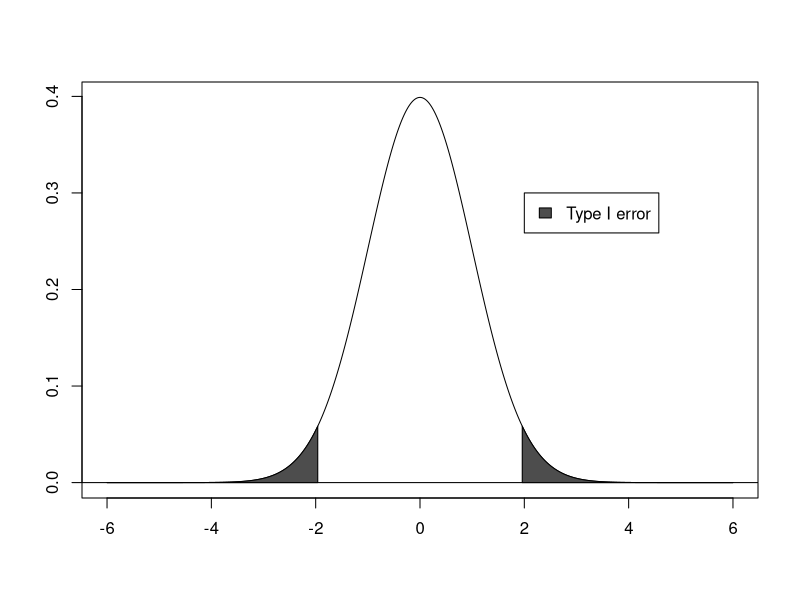
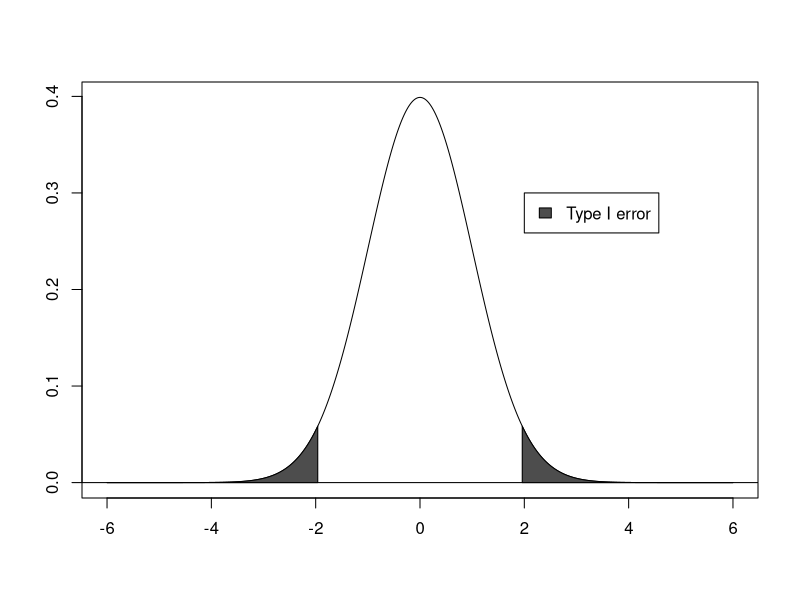
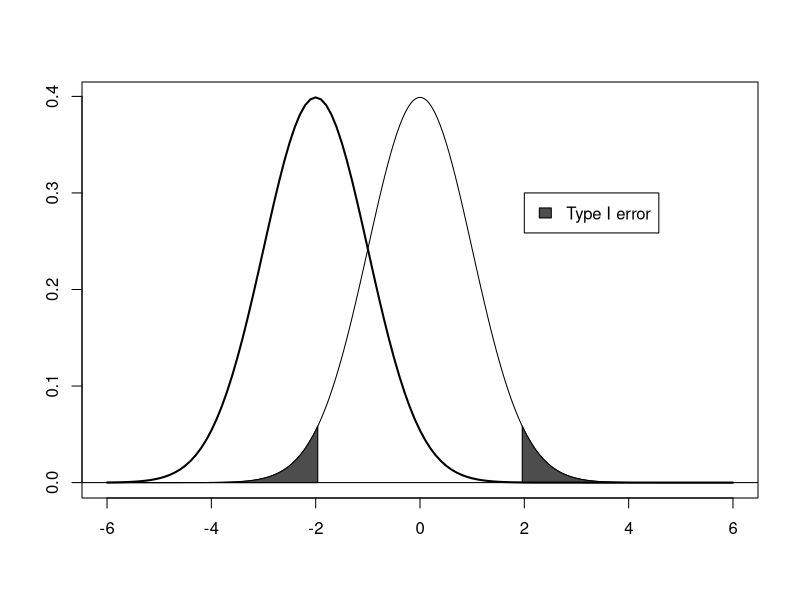
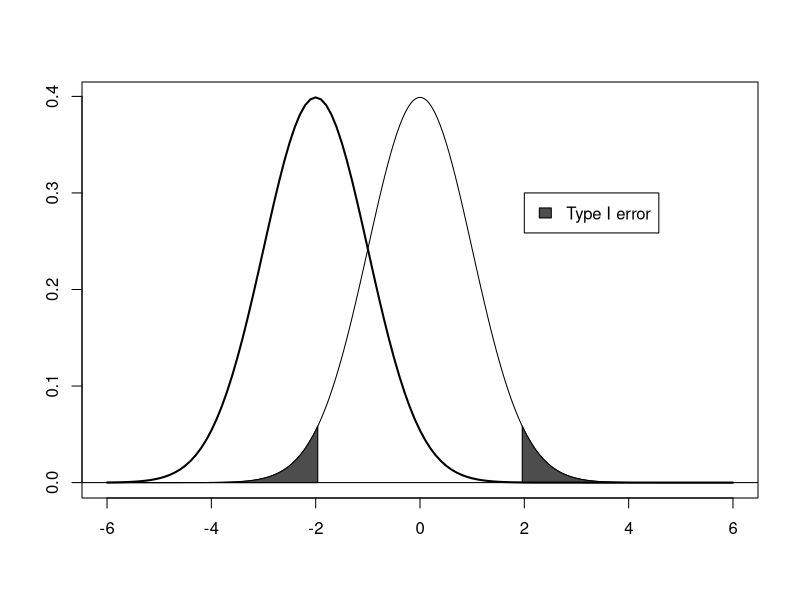
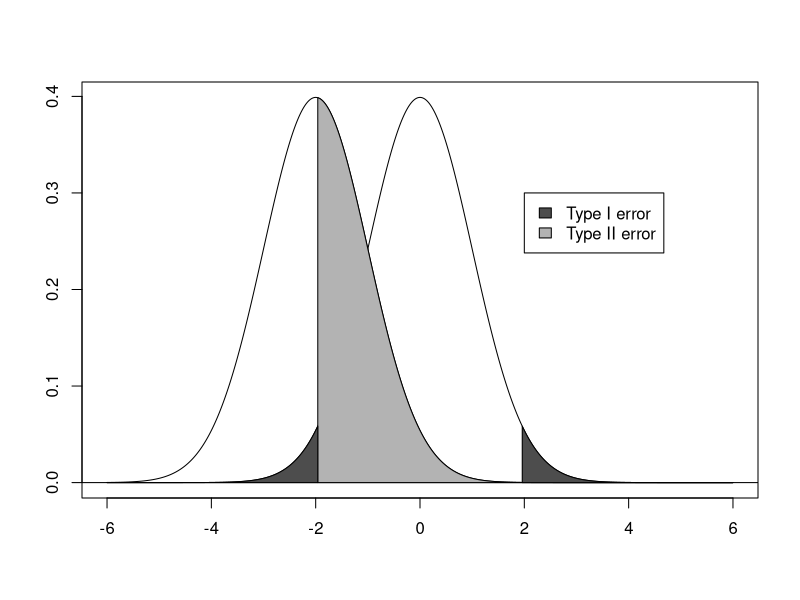
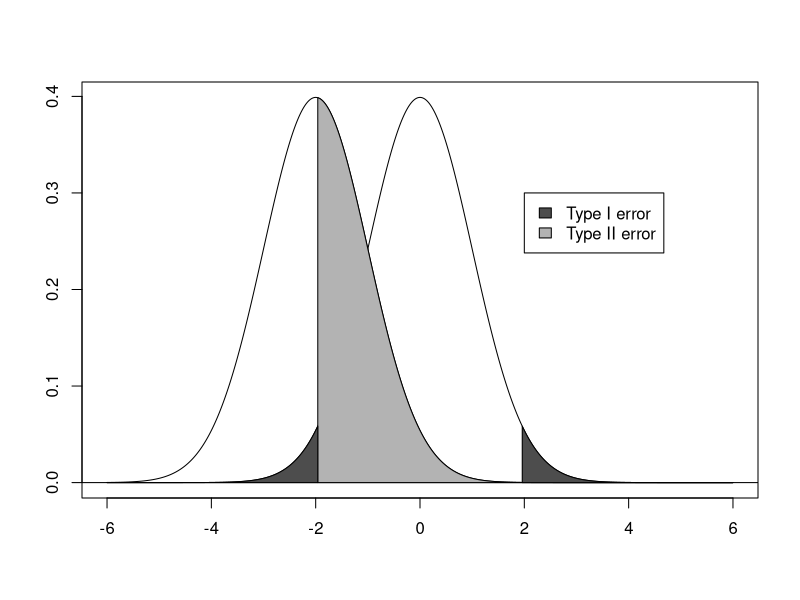
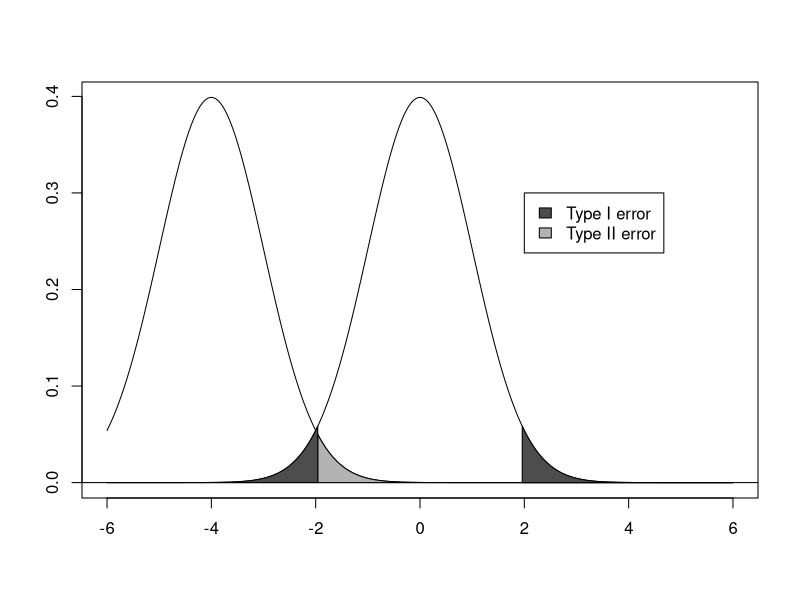
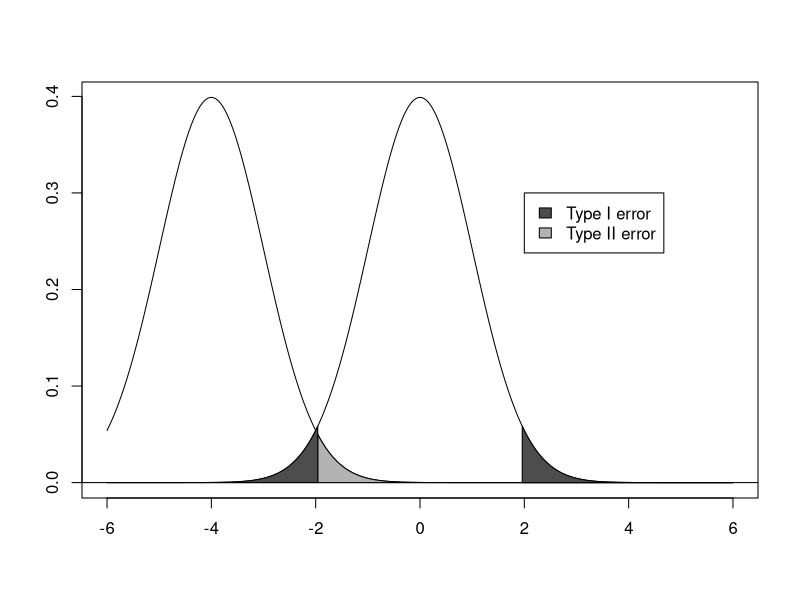

Write R code to recreate these figures, in order.
### R code from vignette source 'lecture3.Rnw'

###################################################
### code chunk number 1: lecture3.Rnw:98-127
###################################################
## function for plotting type 1 error.
plot.type1.error<-function(x,
                           x.min,
                           x.max,
                           qnts,
                           mean,
                           sd,
                           gray.level,main,show.legend=TRUE){

        plot(x,dnorm(x,mean,sd), 
                     type = "l",xlab="",ylab="",main=main)
        abline(h = 0)

## left side    
    x1 = seq(x.min, qnorm(qnts[1]), qnts[1]/5)
    y1 = dnorm(x1, mean, sd)

    polygon(c(x1, rev(x1)), 
            c(rep(0, length(x1)), rev(y1)), 
            col = gray.level)

## right side            
    x1 = seq(qnorm(qnts[2]), x.max, qnts[1]/5)
    y1 = dnorm(x1, mean, sd)
    polygon(c(x1, rev(x1)), 
            c(rep(0, length(x1)), rev(y1)), 
            col = gray.level)
if(show.legend==TRUE){legend(2,0.3, legend="Type I error",fill=gray.level,cex=1)}
	}


###################################################
### code chunk number 2: lecture3.Rnw:135-173
###################################################
plot.type1type2.error<-function(x,
                           x.min,
                           x.max,
                           qnts,
                           mean.null,
                           mean.true,
                           sd,
                           gray1,
                           gray2,main,show.legend=TRUE){
    	## the reality:
    	plot(x, dnorm(x,mean.true,sd), type = "l",ylab="",xlab="",main=main)
    	## null hypothesis distribution:
      lines(x,dnorm(x,mean.null,sd),col="black") 
      abline(h = 0)
    
    ## plot Type II error region: 
 
    	x1 = seq(qnorm(qnts[1]), x.max, qnts[1]/5)
        y1 = dnorm(x1, mean.true, sd) 
 
      polygon(c(x1, rev(x1)), 
              c(rep(0, length(x1)), 
              rev(y1)), col = gray2)

    ## plot Type I error region assuming alpha 0.05:

    x1 = seq(x.min, qnorm(qnts[1]), qnts[1]/5)
    y1 = dnorm(x1, mean.null, sd)
    polygon(c(x1, rev(x1)), c(rep(0, length(x1)), rev(y1)), col = gray1)

    x1 = seq(qnorm(qnts[2]), x.max, qnts[1]/5)
    y1 = dnorm(x1, mean.null, sd) ## changed
    polygon(c(x1, rev(x1)), c(rep(0, length(x1)), rev(y1)), col = gray1)

if(show.legend==TRUE){
    legend(2,0.3, legend=c("Type I error","Type II error"),
    fill=c(gray1,gray2),cex=1)}
}   


###################################################
### code chunk number 3: lecture3.Rnw:179-215
###################################################

shadenormal2<- 
function (plot.only.type1=TRUE,
          alpha=0.05,
          gray1=gray(0.3), ## type I shading
          gray2=gray(0.7), ## type II shading
          x.min=-6,
          x.max=abs(x.min),
          x = seq(x.min, x.max, 0.01),
          mean.null=0,
          mean.true=-2,
          sd=1,main="",show.legend=TRUE) 
{

    qnt.lower<-alpha/2
    qnt.upper<-1-qnt.lower
    qnts<-c(qnt.lower,qnt.upper)
 
    if(plot.only.type1==TRUE){

     plot.type1.error(x,x.min,x.max,qnts,mean.null,sd,
     gray1,main,show.legend)     

    } else { ## plot type I and type II error regions
      
   plot.type1type2.error(x,
                         x.min,
                         x.max,
                         qnts,
                         mean.null,
                         mean.true,
                         sd,
                         gray1,
                         gray2,main,show.legend)     
     }
}


###################################################
### code chunk number 4: nullhyprejectionregion
###################################################
shadenormal2(plot.only.type1=TRUE)


###################################################
### code chunk number 5: lecture3.Rnw:224-225
###################################################
shadenormal2(plot.only.type1=TRUE)


###################################################
### code chunk number 6: nullvstrue
###################################################
shadenormal2(plot.only.type1=TRUE)
xvals <- seq(-6,6,.1)
lines(xvals,dnorm(xvals,mean=-2,sd=1),lwd=2)


###################################################
### code chunk number 7: lecture3.Rnw:252-253
###################################################
shadenormal2(plot.only.type1=TRUE)
xvals <- seq(-6,6,.1)
lines(xvals,dnorm(xvals,mean=-2,sd=1),lwd=2)


###################################################
### code chunk number 8: nullvstrue2
###################################################
shadenormal2(plot.only.type1=FALSE)


###################################################
### code chunk number 9: lecture3.Rnw:274-275
###################################################
shadenormal2(plot.only.type1=FALSE)


###################################################
### code chunk number 10: nullvstrue3
###################################################
shadenormal2(plot.only.type1=FALSE,mean.true=-4)


###################################################
### code chunk number 11: lecture3.Rnw:295-296
###################################################
shadenormal2(plot.only.type1=FALSE,mean.true=-4)


###################################################
### code chunk number 12: nullvstrue4
###################################################
shadenormal2(plot.only.type1=FALSE,alpha=0.01,main="alpha=.01")


###################################################
### code chunk number 13: lecture3.Rnw:313-314
###################################################
shadenormal2(plot.only.type1=FALSE,alpha=0.01,main="alpha=.01")


###################################################
### code chunk number 14: nullvstrue5
###################################################
## simulating larger sample size by decreasing SD to 0.75 from 1:
shadenormal2(plot.only.type1=FALSE,sd=0.75,main="Larger sample size")


###################################################
### code chunk number 15: lecture3.Rnw:331-332
###################################################
## simulating larger sample size by decreasing SD to 0.75 from 1:
shadenormal2(plot.only.type1=FALSE,sd=0.75,main="Larger sample size")


###################################################
### code chunk number 16: lecture3.Rnw:425-430
###################################################
power.t.test(n = NULL, delta = 100, sd = 100, sig.level = 0.05,
             power = 0.80,
             type = c("paired"),
             alternative = c("two.sided"),
             strict = FALSE)


###################################################
### code chunk number 17: lecture3.Rnw:439-441
###################################################
qnorm(0.025,mean=93,sd=5/sqrt(20))
qnorm(0.975,mean=93,sd=5/sqrt(20))


###################################################
### code chunk number 18: lecture3.Rnw:447-471
###################################################
sd<-5
n<-20
power.fn<-function(mu){
## lower and upper bounds of rejection regions
## defined by null hypothesis mean:
lower<-qnorm(0.025,mean=93,sd=5/sqrt(20))
upper<-qnorm(0.975,mean=93,sd=5/sqrt(20))

## lower rejection region:
z.l<-(lower-mu)/(sd/sqrt(n))	
## upper rejection region for given true mu:	
z.u<-(upper-mu)/(sd/sqrt(n))
## return rejection probability:
    return(pnorm(z.u,lower.tail=F)+
          pnorm(z.l,lower.tail=T))}

## a range of true values:	
alt<-seq(86,100,by=0.1)
pow<-power.fn(alt)
plot(alt,pow,type="l",
xlab="Specific parameters 
     for alternative hypothesis",
     ylab="Power",main="Power function 
     for H0: mu=93")


###################################################
### code chunk number 19: lecture3.Rnw:580-581
###################################################
pnorm(-1.96-sqrt(10))


###################################################
### code chunk number 20: lecture3.Rnw:598-599
###################################################
pnorm(1.96-sqrt(18))


###################################################
### code chunk number 21: lecture3.Rnw:610-626
###################################################
##Standard:
pvals<-NULL
tstat_standard<-NULL
n<-10
nsim<-1000
## assume a standard dev of 1:
stddev<-1
mn<-0
for(i in 1:nsim){
  samp<-rnorm(n,mean=mn,sd=stddev)
  pvals[i]<-t.test(samp)$p.value
  tstat_standard[i]<-t.test(samp)$statistic
}

## Type I error rate: about 5% as theory says:
table(pvals<0.05)[2]/nsim


###################################################
### code chunk number 22: lecture3.Rnw:631-659
###################################################
pvals<-NULL
tstat<-NULL
## how many subjects can I run?
upper_bound<-n*6

for(i in 1:nsim){
## at the outset we have no significant result:
  significant<-FALSE
## null hyp is going to be true,
## so any rejection is a mistake.
## take sample:
  x<-rnorm(n,mean=mn,sd=stddev)
while(!significant & length(x)<upper_bound){
  ## if not significant:
if(t.test(x)$p.value>0.05){
  ## get more data:
  x<-append(x,rnorm(n,mean=mn,sd=stddev))
  ## otherwise stop:
} else {significant<-TRUE}
}
## will be either significant or not:
pvals[i]<-t.test(x)$p.value
tstat[i]<-t.test(x)$statistic
}

## Type I error rate:
## much higher than 5%:
table(pvals<0.05)[2]/nsim


###################################################
### code chunk number 23: lecture3.Rnw:664-667
###################################################
hist(tstat_standard,main="The t-distributions for the standard case (white) \n
     vs the stopping rule (gray)",freq=F)
hist(tstat,add=T,col="#0000ff22",freq=F)


